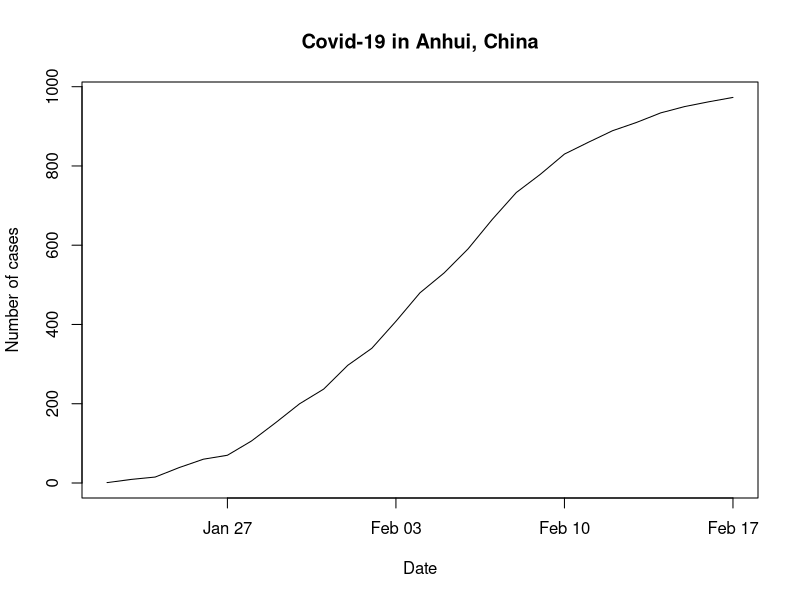
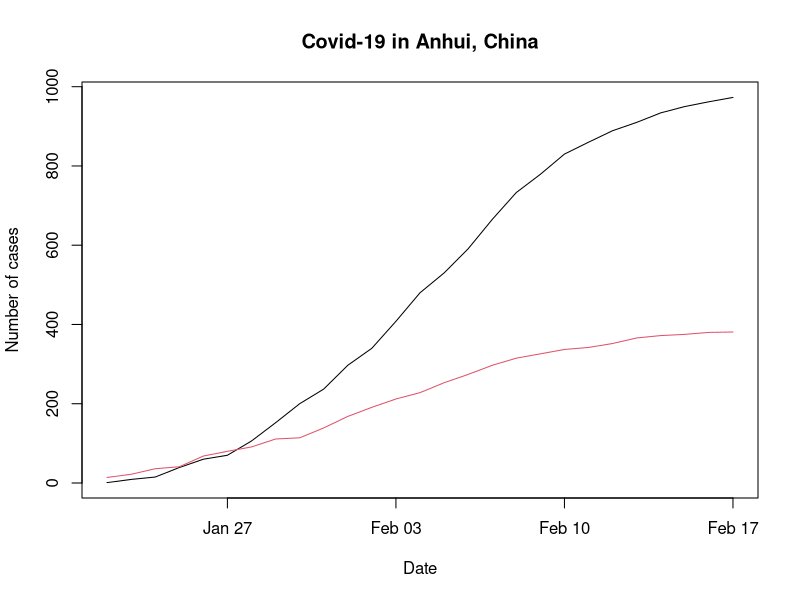

Here is the R script that generated these plots, in order:
## R packages

library(lubridate)
library(tidyverse)

## Modifying strings

###Split

dt <- read.csv("data/time_series_19-covid-Confirmed.csv") 

nm <- colnames(dt)[5:31]

strsplit(nm, "/")

##1. Remove X
##2. Split the string by dot
##3. Add the 20 to the beginning of the third element for all the original elements
##4. Combine the strings to one string
##5. Have the vector which has a 20 in front of the year

dt <- read.csv("data/time_series_19-covid-Confirmed.csv") 

nm <- colnames(dt)[5:31]
nm1 <- gsub("X", "", nm)
nm2 <- strsplit(nm1, ".", fixed = TRUE)

nm3 <- nm2

for (i in 1:length(nm3)) {
    nm3[[i]][3] <- paste0("20", nm3[[i]][3]) 
}

nm4 <- nm3

for (i in 1:length(nm3)) {
    nm4[[i]] <- paste(nm4[[i]], collapse = ".") 
}

nm5 <- rep("", length(nm4))

for (i in 1:length(nm5)) {
    nm5[i] <- nm4[[i]]
}


sapply(strsplit(gsub("X", "" ,colnames(dt)[5:31]), ".", fixed = TRUE), function(x)
       paste(c(x[1:2],paste0("20",x[3])), collapse = "."))

##Use the pipes
library(dplyr)
colnames(dt)[5:31] %>% gsub("X", "", .) %>% strsplit(".", fixed = TRUE) %>% sapply(function(x) paste(c(x[1:2],paste0("20",x[3])), collapse = "."))


##Convert to the date 
library(lubridate)
s1 <- unlist(dt[1,5:31])
tm <- mdy(nm5)

plot(tm, s1, type = "l", xlab = "Date", ylab = "Number of cases", main = "Covid-19 in Anhui, China")

##Change the x axis date labels
Sys.getlocale()
Sys.setlocale(locale="lt_LT")

plot(tm, s1, type = "l", xlab = "Date", ylab = "Number of cases", main = "Covid-19 in Anhui, China")

##Calculate the growths

growth <- function(x) diff(x)/x[-length(x)]

g1 <- (s1[2:length(s1)]-s1[1:(length(s1)-1)])/s1[1:(length(s1)-1)]

g1 <- growth(s1)

##Add more lines to the graph

s2 <- unlist(dt[2,5:31])

lines(tm, s2, col = 2)
